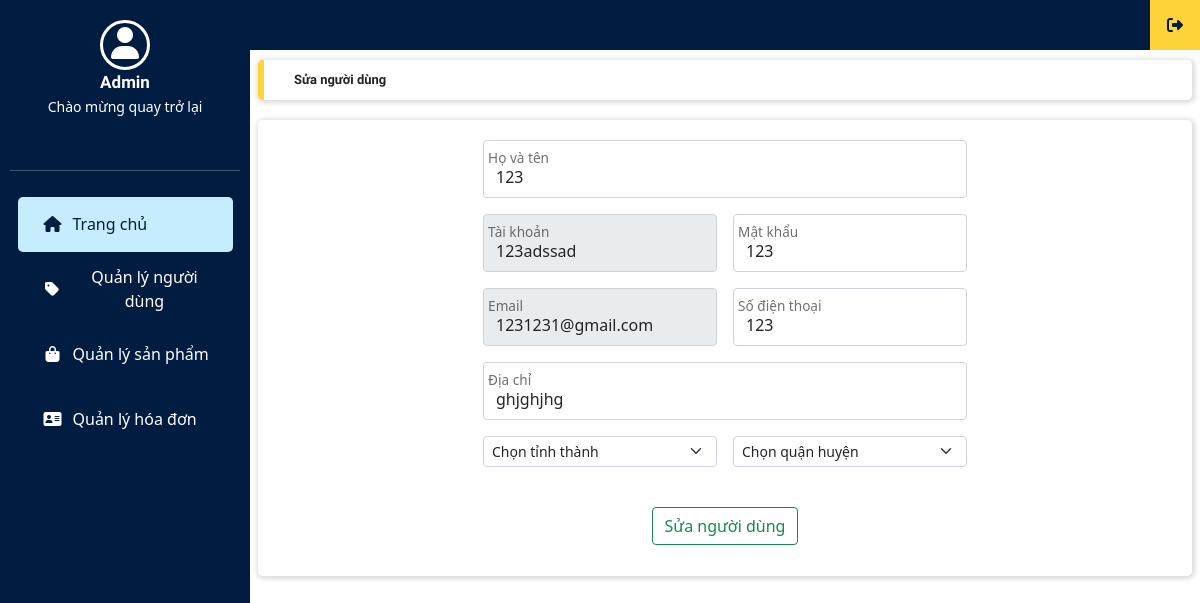
/quan_tri/index.php?thamso=sua_nguoi_dung&nguoi_dung_id=61 (signed in), run on the app's committed database.
### tables this page shows
CREATE TABLE `nguoi_dung` (
  `nguoi_dung_id` int(11) NOT NULL,
  `tai_khoan` varchar(256) NOT NULL,
  `mat_khau` varchar(256) NOT NULL,
  `email` varchar(256) NOT NULL,
  `trang_thai` varchar(256) NOT NULL,
  `ho_ten` varchar(255) NOT NULL,
  `so_dien_thoai` varchar(10) NOT NULL,
  `dia_chi` mediumtext NOT NULL,
  `tinh_thanh` mediumtext NOT NULL,
  `quan_huyen` mediumtext NOT NULL
);

### quan_tri/chuc_nang/nguoi_dung/sua_nguoi_dung.php (the view, shortened to what this page needs)
<?php
	$nguoi_dung_id=$_GET['nguoi_dung_id'];
	$tv="select * from nguoi_dung where nguoi_dung_id='$nguoi_dung_id' ";
	$conn = new mysqli("localhost", "root", "", "ban_hang");
	$tv_1 = mysqli_query($conn, $tv);
	$tv_2 = mysqli_fetch_array($tv_1);
	$ho_ten=$tv_2['ho_ten'];
	$tai_khoan=$tv_2['tai_khoan'];
	$mat_khau=$tv_2['mat_khau'];
	$email=$tv_2['email'];
	$so_dien_thoai=$tv_2['so_dien_thoai'];
	$dia_chi=$tv_2['dia_chi'];
	$tinh_thanh=$tv_2['tinh_thanh'];
	$quan_huyen=$tv_2['quan_huyen'];
?>
<div class="content">
    <div class="row">
        <div class="title col-12 box_shadow">
            <b>Sửa người dùng</b>
        </div>
    </div>
    <div class="row main_frame box_card box_shadow">
        <div class="table-responsive-lg">
        <table class="table table-bordered">
            <form action="" method="post" class="width_form">
                <div class="row g-3 w">
                    <div class="col-12 form-floating">
                        <input type="text" value="<?php echo $ho_ten; ?>" name="ho_ten" class="form-control" placeholder="Họ và tên" required>
                        <label for="floatingInput">Họ và tên</label>
                    </div>
                    <div class="col-6 form-floating">
                        <input type="text" value="<?php echo $tai_khoan; ?>" name="tai_khoan" class="form-control" placeholder="Tên đăng nhập" required readonly>
                        <label for="floatingInput">Tài khoản</label>
                    </div>
                    <div class="col-6 form-floating">
                        <input type="text" value="<?php echo $mat_khau; ?>" name="mat_khau" class="form-control" placeholder="Mật khẩu" required>
                        <label for="floatingInput">Mật khẩu</label>
                    </div>
                    <div class="col-6 form-floating">
                        <input type="email" value="<?php echo $email; ?>" name="email" class="form-control" placeholder="Email" required readonly>
                        <label for="floatingInput">Email</label>
                    </div>
                    <div class="col-6 form-floating">
                        <input type="text" value="<?php echo $so_dien_thoai; ?>" name="so_dien_thoai" class="form-control" placeholder="Số điện thoại" required>
                        <label for="floatingInput">Số điện thoại</label>
                    </div>
                    <div class="col-12 form-floating">
                        <input type="text" value="<?php echo $dia_chi; ?>" name="dia_chi" class="form-control" placeholder="Địa chỉ" required>
                        <label for="floatingInput">Địa chỉ</label>
                    </div>
                    <div class="col-6">
                        <select name="tinh_thanh" class="form-select form-select-sm mb-3" id="city" aria-label=".form-select-sm" required>
                            <option  value="<?php echo $tinh_thanh; ?>" selected>Chọn tỉnh thành</option>
                        </select>
                    </div>
                    <div class="col-6">
                        <select name="quan_huyen" class="form-select form-select-sm mb-3" id="district" aria-label=".form-select-sm" required>
                            <option  value="<?php echo $quan_huyen; ?>" selected>Chọn quận huyện</option>
                        </select>
                    </div>
                </div>
                <br>
                <button type="submit" name="bieu_mau_sua_nguoi_dung" class="btn btn-outline-success" onclick="return confirm('Bạn có chắc chắn muốn sửa người dùng này?')">Sửa người dùng</button>
            </form>
        </table>
        </div>
    </div>
</div>

### quan_tri/giao_dien/admin.css (style rules this page uses)
* { margin: 0; padding: 0; box-sizing: border-box; }
body { font-family: Roboto; background-color: #f5f5f5; }
.container, .row { padding: 0; margin: 0; }
.main_frame { padding: 20px 0 0 0; }
.content { margin-left: 250px; padding: 60px 20px 40px 20px; justify-content: center; }
.content .title { font-family: Roboto-Bold; font-size: 13px; background-color: #ffffff; border-radius: 5px; border-left: 6px solid #ffd43b; padding: 10px 30px; margin-bottom: 20px; }
.box_shadow { box-shadow: 1px 1px 5px 2px rgba(0, 0, 0, 0.14); }
.box_card { border-radius: 5px; margin-bottom: 20px; background-color: #ffffff; }
.table { margin-top: 15px; }
.table, td, th { border-collapse: collapse; border: 1px solid #c8c7c7; }
.title, tr { text-align: left; }
table { width: 98%; }
.main_frame { align-items: center; }
.w { width: 500px; }

### data on the page
nguoi_dung: ho_ten "123", tai_khoan "123adssad", mat_khau "123", email "1231231@gmail.com", so_dien_thoai "123", dia_chi "ghjghjhg"
